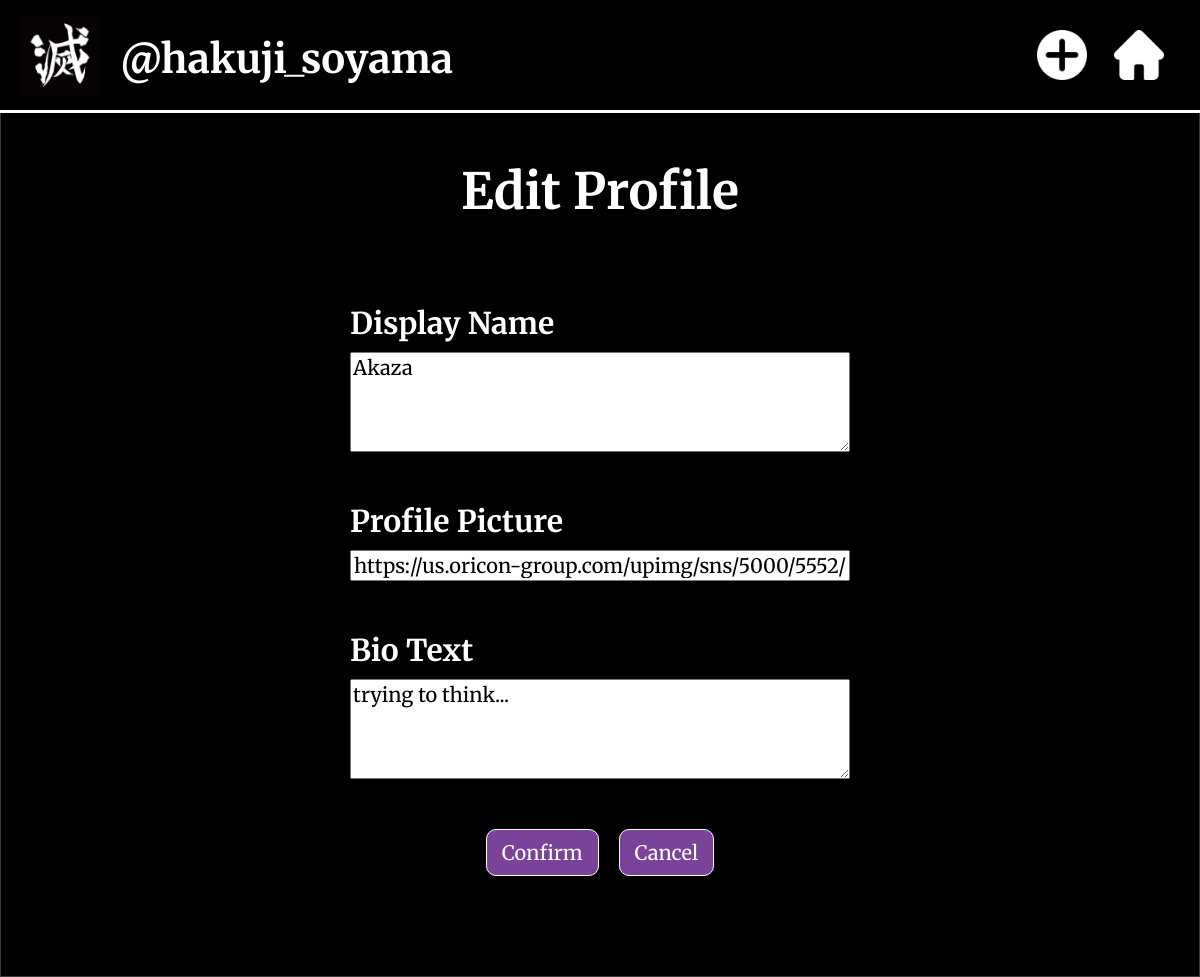
/mini_insta/profile/1/update, run on an earlier commit of the app's database.
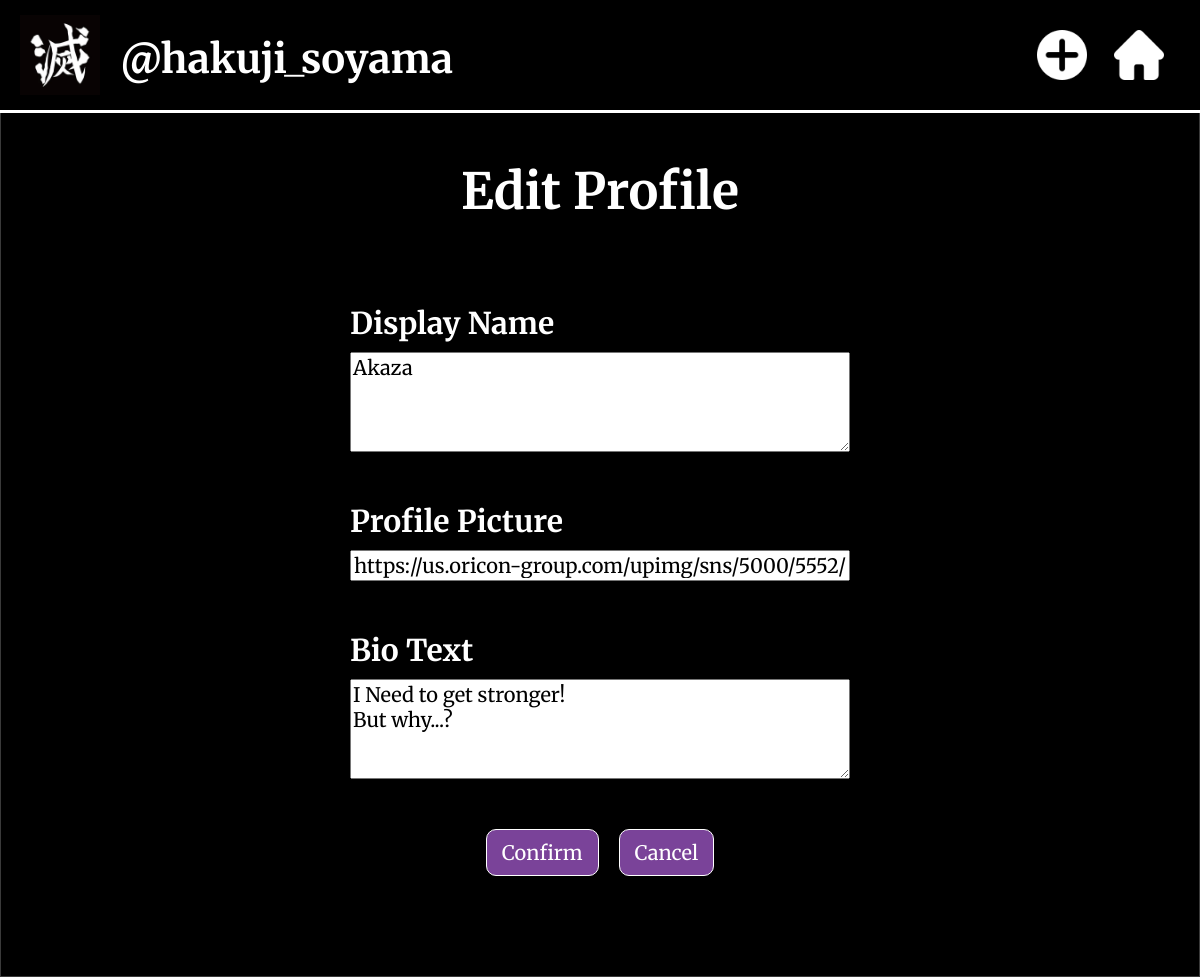
And on a later commit of the database.
### mini_insta/models.py (models this page shows, shortened)
class Profile(models.Model):
    username = models.TextField(blank=True)
    display_name = models.TextField(blank=True)
    profile_image_url = models.URLField(blank=True)
    bio_text = models.TextField(blank=True)
    join_date = models.DateField(auto_now_add=True)

### mini_insta/views.py (the view)
# urls.py: path('profile/<int:pk>/update', UpdateProfileView.as_view(), name='update_profile'),
class UpdateProfileView(UpdateView):
    model = Profile
    form_class = UpdateProfileForm
    template_name = 'mini_insta/update_profile_form.html'

### mini_insta/forms.py
class UpdateProfileForm(forms.ModelForm):
    class Meta:
        model = Profile
        fields = ['display_name', 'profile_image_url', 'bio_text']

### mini_insta/templates/mini_insta/update_profile_form.html (shortened to what this page needs)
{% extends 'mini_insta/base.html' %}
{% block content %}
    <h1 class="form-heading">Edit Profile</h1>
    <div class="form-wrapper">
        <form class="create-post-form" action="{% url 'update_profile' profile.pk %}" method="POST">
            <div class="form-div">
                <h3 class="input-heading">Display Name</h3>
                {{form.display_name}}
            </div>
            <div class="form-div">
                <h3 class="input-heading">Profile Picture</h3>
                {{form.profile_image_url}}
            </div>
            <div class="form-div">
                <h3 class="input-heading">Bio Text</h3>
                {{form.bio_text}}
            </div>
            <div class="form-div">
                <input class="button-input" type="submit" value="Confirm">
                <a href="{% url 'show_profile' profile.pk %}">
                    <input class="button-input" type="button" value="Cancel">
                </a>
            </div>
        </form>
    </div>
{% endblock %}

### mini_insta/templates/mini_insta/base.html (shortened to what this page needs)
{% load static %}
<html>
    <head>
        <link rel="stylesheet" href="{% static 'mini_insta/css/styles.css' %}">
    </head>
    <body>
        <img class="background-img" src="https://i.pinimg.com/736x/c7/61/1b/c7611baa39e9c1fa2a0df49677690edf.jpg">
        <header>
            <img class="slayer-logo" src="{% static 'mini_insta/img/slayer-logo.png' %}">
            {% if profiles %}
                <h2 class="menu-heading">MiniInsta Profiles</h2>
            {% elif post %}
                <h2 class="menu-heading">{{post.profile.display_name}}'s Post</h2>
            {% elif profile %}
                <h2 class="menu-heading">@{{profile.username}}</h2>
            {% endif %}
            <table class="icon-table">
                <tr>
                    {% if profile and not post %}
                        <td>
                            <a href="{% url 'create_post' profile.pk %}">
                                <img class="icon" src="{% static 'mini_insta/img/add-icon.png' %}">
                            </a>
                        </td>
                    {% endif%}
                    <td>
                        <a href="{% url 'show_all_profiles' %}">
                            <img class="icon" src="{% static 'mini_insta/img/home-icon.png' %}">
                        </a>
                    </td>
                </tr>
            </table>
        </header>
        <div class="content-wrapper">
            {% block content %}{% endblock %}
        </div>
    </body>
</html>

What changed in the data, as far as the page shows it:
changed Profile "hakuji_soyama": bio_text "trying to think..." → "I Need to get stronger! But why...?"
